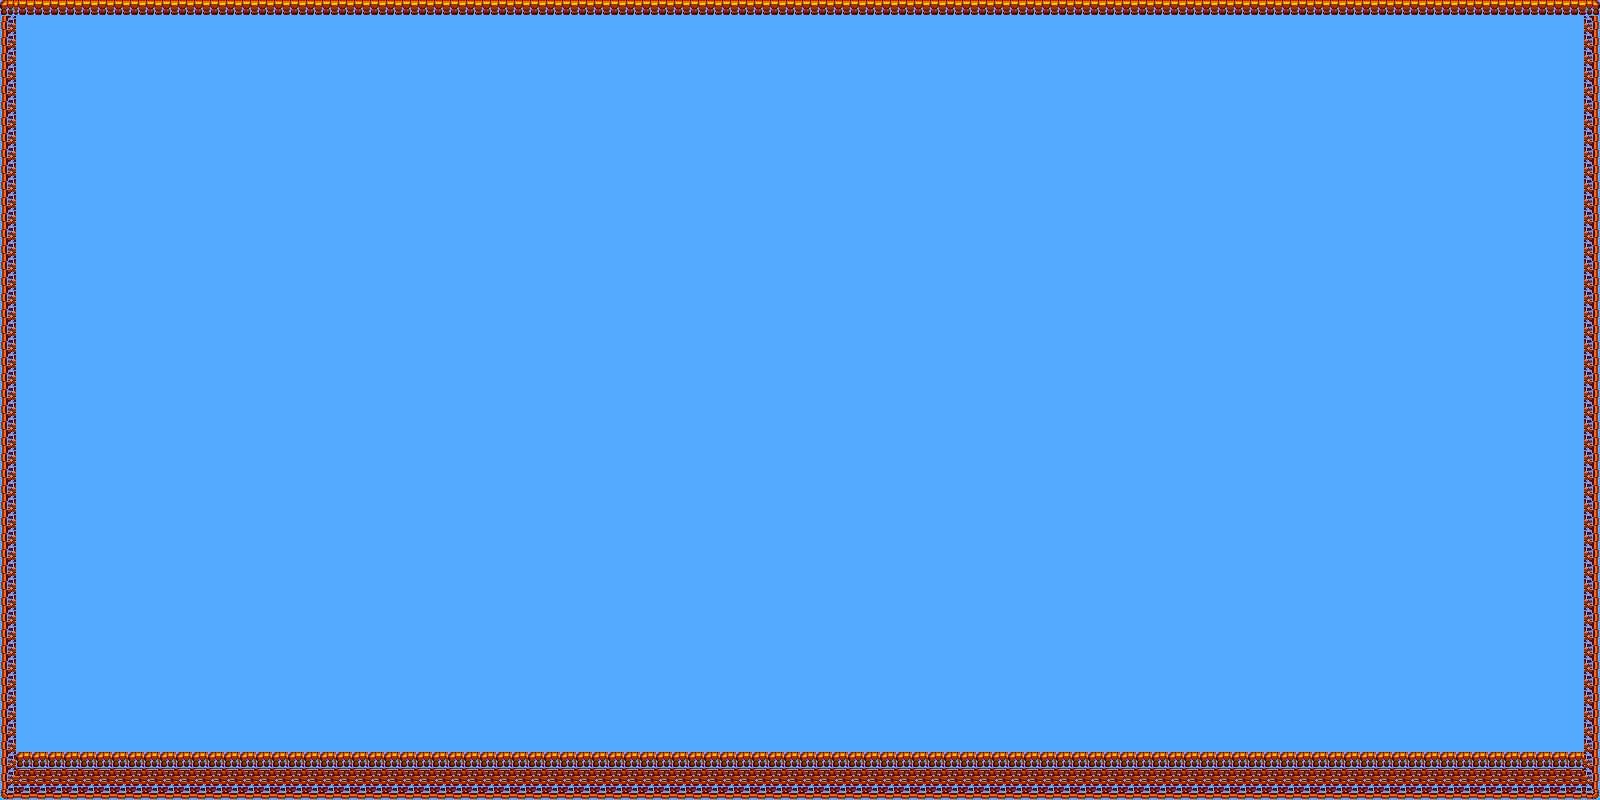

Below is a game level as drawn by its tile map, then a one-line description and the .tmx that defines it (tile-layer data replaced by summaries):
An orthogonal 100x50 tile map with 16x16 px tiles, 1 tile layer (Map) and 9 objects (4x solid, 4x 1, player).

<map version="1.0" tiledversion="1.0.2" orientation="orthogonal" renderorder="right-down" width="100" height="50" tilewidth="16" tileheight="16" backgroundcolor="#55aaff" nextobjectid="12">
 <tileset firstgid="1" name="Psygen" tilewidth="16" tileheight="16" tilecount="3456" columns="72">
  <image source="psygen.png" trans="000000" width="1152" height="768" />
 </tileset>
 <layer name="Map" width="100" height="50">
  <data>[5000 cells, 492 non-empty, 17 distinct tile ids]</data>
 </layer>
 <objectgroup name="Solids">
  <object id="1" name="solid" x="0" y="752" width="1600" height="44" />
  <object id="2" name="solid" x="0" y="0" width="16" height="752" />
  <object id="4" name="solid" x="16" y="0" width="1568" height="16" />
  <object id="5" name="solid" x="1584" y="-4" width="16" height="756" />
 </objectgroup>
 <objectgroup name="Objects">
  <object id="6" name="player" x="36" y="720" width="20" height="30" />
  <object id="7" name="enemyDwarfA" type="1" x="432" y="712" width="48" height="40" />
  <object id="9" name="enemyBorder" type="1" x="364" y="668" width="24" height="84" />
  <object id="10" name="enemyBorder" type="1" x="360" y="752" width="188" height="24" />
  <object id="11" name="enemyBorder" type="1" x="524" y="668" width="24" height="84" />
 </objectgroup>
</map>
